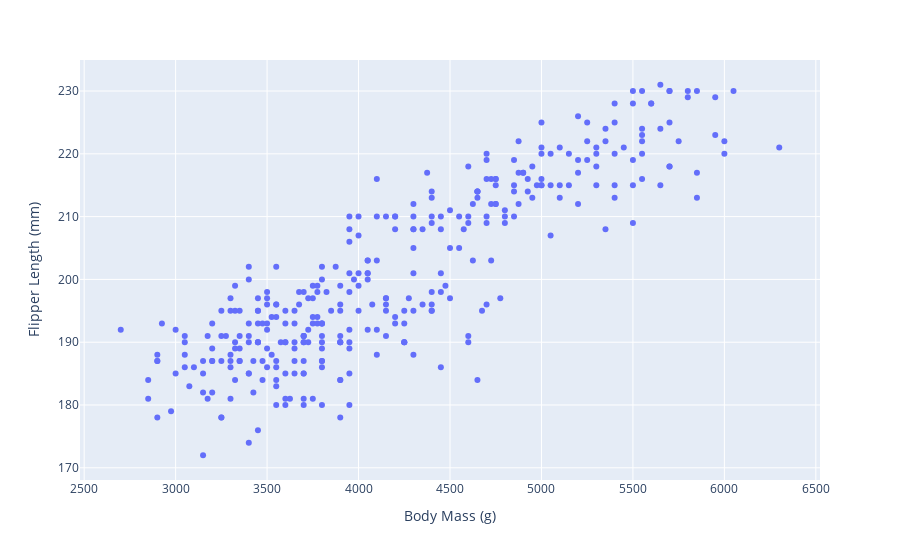

The code cell stored with this chart in its notebook:
### Code cell
fig2 = px.scatter(
    data_frame = penguins , 
    x = "Body Mass (g)",
    y = "Flipper Length (mm)"
)
fig2.show()

### Figure 1 — Plotly figure (JSON) as saved in the notebook; plotly's stock layout.template omitted (floating-point values rounded to 4 significant figures; data arrays with more than 128 entries replaced by an {"elided": "..."} marker saying what was removed)
{"data": [{"hovertemplate": "Body Mass (g)=%{x}<br>Flipper Length (mm)=%{y}<extra></extra>", "legendgroup": "", "marker": {"color": "#636efa", "symbol": "circle"}, "mode": "markers", "name": "", "orientation": "v", "showlegend": false, "type": "scatter", "x": {"elided": "344 int values"}, "xaxis": "x", "y": {"elided": "344 int values"}, "yaxis": "y"}], "layout": {"autosize": true, "legend": {"tracegroupgap": 0}, "margin": {"t": 60}, "xaxis": {"anchor": "y", "autorange": true, "domain": [0, 1], "range": [2482.0, 6518.0], "title": {"text": "Body Mass (g)"}, "type": "linear"}, "yaxis": {"anchor": "x", "autorange": true, "domain": [0, 1], "range": [167.4, 235.6], "title": {"text": "Flipper Length (mm)"}, "type": "linear"}}}
